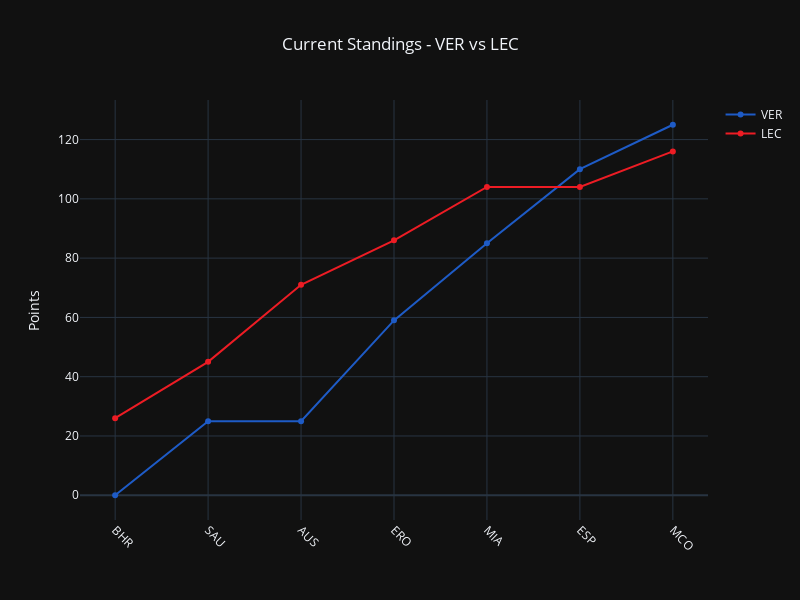

Notebook cell for this chart:
### Code cell
plot_compare_points(df_drivers_standings)

### Figure 1 — Plotly figure (JSON) as saved in the notebook; plotly's stock layout.template omitted (floating-point values rounded to 4 significant figures)
{"data": [{"hovertemplate": "Points: %{y}", "line": {"color": "#1e5bc6"}, "name": "VER", "type": "scatter", "x": ["BHR", "SAU", "AUS", "ERO", "MIA", "ESP", "MCO"], "y": [0, 25, 25, 59, 85, 110, 125]}, {"hovertemplate": "Points: %{y}", "line": {"color": "#ed1c24"}, "name": "LEC", "type": "scatter", "x": ["BHR", "SAU", "AUS", "ERO", "MIA", "ESP", "MCO"], "y": [26, 45, 71, 86, 104, 104, 116]}], "layout": {"height": 600, "title": {"text": "Current Standings - VER vs LEC", "x": 0.5}, "width": 800, "xaxis": {"tickangle": 45}, "yaxis": {"title": {"text": "Points"}}}}
